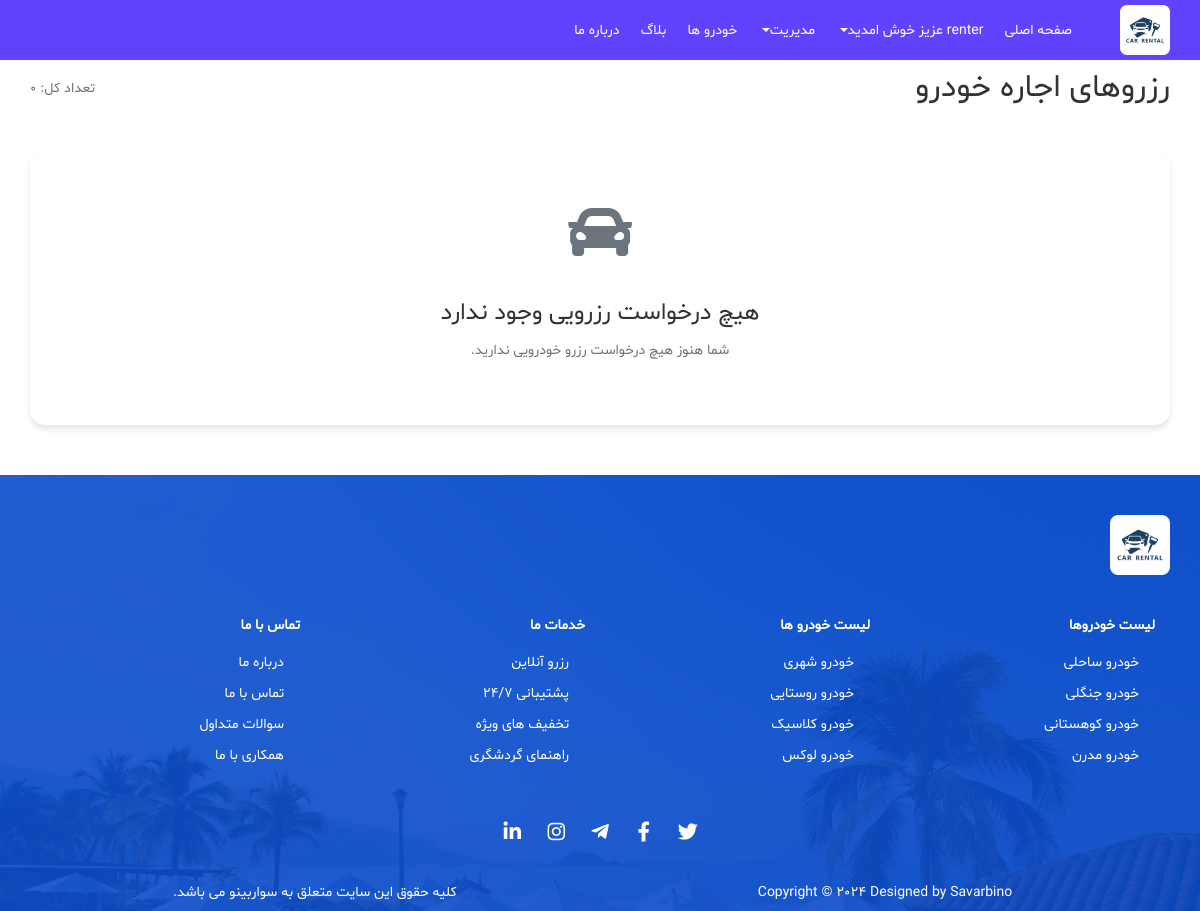
The page /reservations/renter-reservations/ (signed in) on the database as committed earlier.
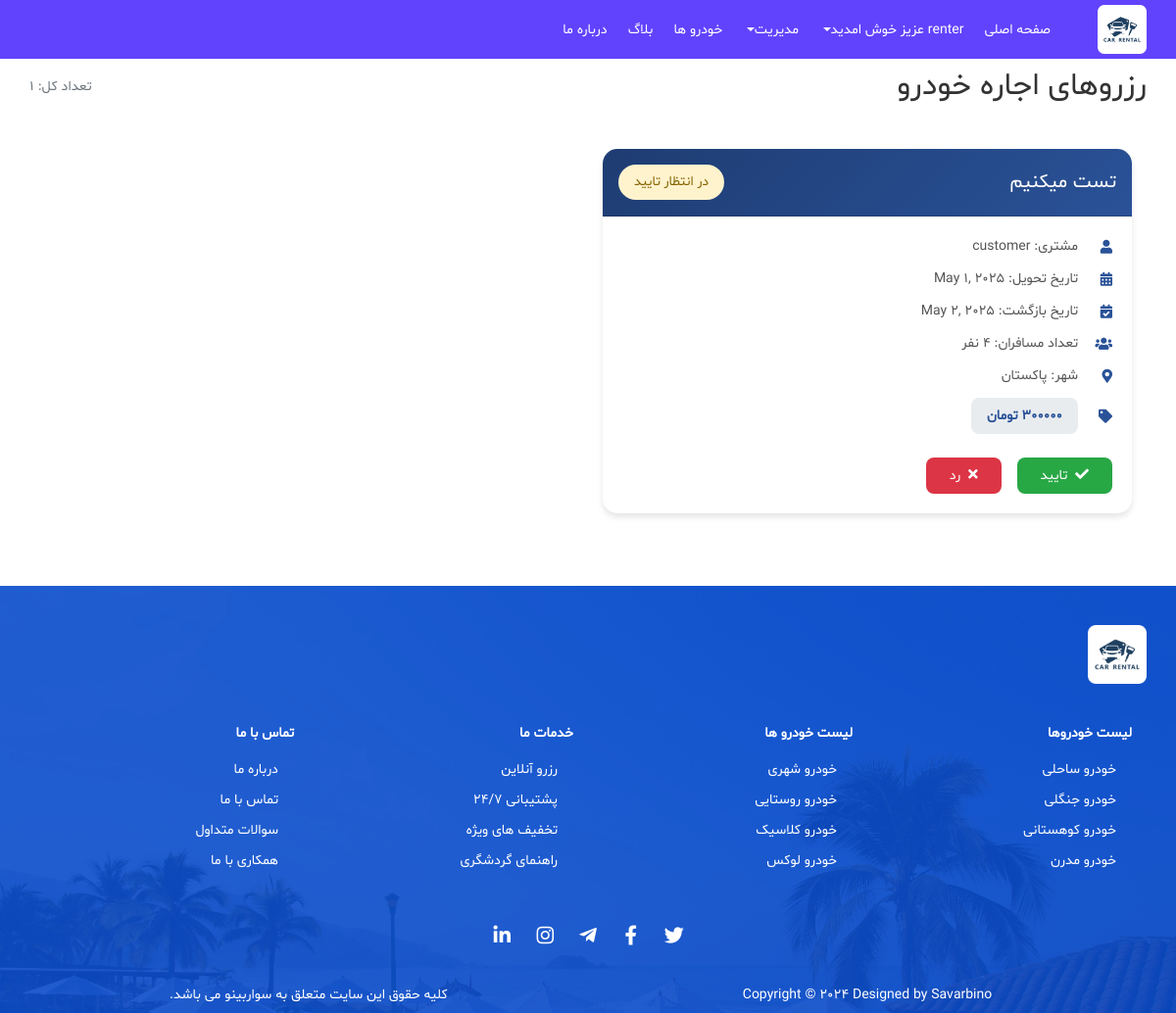
The same page on the database as committed later.
### reservations/models.py (models this page shows, shortened)
class Order(models.Model):
    car = models.ForeignKey(Car, on_delete=models.CASCADE)
    user = models.ForeignKey(User, on_delete=models.CASCADE)
    pickup_date = models.DateField()
    return_date = models.DateField()
    number_of_passengers = models.IntegerField()
    total_price = models.DecimalField(max_digits=10, decimal_places=0)
    created_at = models.DateTimeField(auto_now_add=True)
    status = models.CharField(max_length=20, choices=[
        ('pending', 'در انتظار تایید'),
        ('confirmed', 'تایید شده'),
        ('cancelled', 'لغو شده'),
        ('completed', 'تکمیل شده')
    ], default='pending')

### car/models.py (models this page shows, shortened)
class Car(models.Model):
    name = models.CharField(max_length=100)
    image = models.ImageField(upload_to='car_images/')
    image2 = models.ImageField(upload_to='car_images/', null=True, blank=True)
    image3 = models.ImageField(upload_to='car_images/', null=True, blank=True)
    image4 = models.ImageField(upload_to='car_images/', null=True, blank=True)
    image5 = models.ImageField(upload_to='car_images/', null=True, blank=True)
    city = models.CharField(max_length=100)
    capacity = models.IntegerField()
    price_per_day = models.IntegerField()
    with_driver = models.BooleanField(default=False)
    user = models.ForeignKey(User, on_delete=models.CASCADE)
    is_active = models.BooleanField(default=True)

### users/models.py (models this page shows)
class User(AbstractUser):
    ROLES = ((1, 'Admin'), (2, 'Renter'), (3, 'Passenger'))
    role = models.IntegerField(choices=ROLES, default=3)
    phonenumber = models.CharField(max_length=15, blank=True, null=True)
    address = models.TextField(blank=True, null=True)
    role_change_requested = models.BooleanField(default=False)
    is_active = models.BooleanField(default=True)
    objects = UserManager()

### reservations/views.py (the view)
# urls.py: path('renter-reservations/', views.renter_reservations, name='renter_reservations'),
@login_required
def renter_reservations(request):
    if request.user.role != 2:  # Check if user is a renter
        messages.error(request, 'شما دسترسی به این بخش را ندارید.')
        return redirect('home')
    reservations = Order.objects.filter(car__user=request.user).order_by('-created_at')
    return render(request, 'reservations/renter_reservations.html', {'reservations': reservations})

### templates/reservations/renter_reservations.html (shortened to what this page needs)
{% extends 'base.html' %}
{% load static %}
{% block content %}
<div class="container page-container">
    <div class="page-header d-flex justify-content-between align-items-center">
        <h2 class="mb-0">رزروهای اجاره خودرو</h2>
        <div class="text-muted">تعداد کل: {{ reservations|length }}</div>
    </div>
    {% if reservations %}
        <div class="row">
            {% for order in reservations %}
                <div class="col-md-6">
                    <div class="card reservation-card">
                        <div class="card-header d-flex justify-content-between align-items-center">
                            <h5 class="card-title mb-0">{{ order.car.name }}</h5>
                            <span class="status-badge status-{{ order.status }}">
                                {% if order.status == 'pending' %}
                                    در انتظار تایید
                                {% elif order.status == 'confirmed' %}
                                    تایید شده
                                {% elif order.status == 'cancelled' %}
                                    لغو شده
                                {% else %}
                                    تکمیل شده
                                {% endif %}
                            </span>
                        </div>
                        <div class="card-body">
                            <div class="info-item">
                                <i class="fas fa-user"></i>
                                <span>مشتری: {{ order.user.username }}</span>
                            </div>
                            <div class="info-item">
                                <i class="fas fa-calendar-alt"></i>
                                <span>تاریخ تحویل: {{ order.pickup_date }}</span>
                            </div>
                            <div class="info-item">
                                <i class="fas fa-calendar-check"></i>
                                <span>تاریخ بازگشت: {{ order.return_date }}</span>
                            </div>
                            <div class="info-item">
                                <i class="fas fa-users"></i>
                                <span>تعداد مسافران: {{ order.number_of_passengers }} نفر</span>
                            </div>
                            <div class="info-item">
                                <i class="fas fa-map-marker-alt"></i>
                                <span>شهر: {{ order.car.city }}</span>
                            </div>
                            <div class="info-item">
                                <i class="fas fa-tag"></i>
                                <span class="price-tag">{{ order.total_price }} تومان</span>
                            </div>
                            {% if order.status == 'pending' %}
                                <div class="action-buttons">
                                    <form method="post" action="{% url 'reservations:confirm_reservation' order.id %}" class="d-inline">
                                        <button type="submit" class="btn-confirm">
                                            <i class="fas fa-check ml-1"></i> تایید
                                        </button>
                                    </form>
                                    <form method="post" action="{% url 'reservations:reject_reservation' order.id %}" class="d-inline">
                                        <button type="submit" class="btn-reject">
                                            <i class="fas fa-times ml-1"></i> رد
                                        </button>
                                    </form>
                                </div>
                            {% endif %}
                        </div>
                    </div>
                </div>
            {% endfor %}
        </div>
    {% else %}
        <div class="empty-state">
            <i class="fas fa-car"></i>
            <h4 class="mt-3">هیچ درخواست رزرویی وجود ندارد</h4>
            <p class="text-muted">شما هنوز هیچ درخواست رزرو خودرویی ندارید.</p>
        </div>
    {% endif %}
</div>
{% endblock %}

Rows that differ between the two databases and show on the page:
added Order: car.name "تست میکنیم", status "در انتظار تایید", user.username "customer", pickup_date "May 1, 2025", return_date "May 2, 2025", number_of_passengers "4", car.city "پاکستان", total_price "300000"
Other text that changed with them:
{{ reservations|length }}: "0" → "1"
text no longer shown: "هیچ درخواست رزرویی وجود ندارد شما هنوز هیچ درخواست رزرو خودرویی ندارید."
